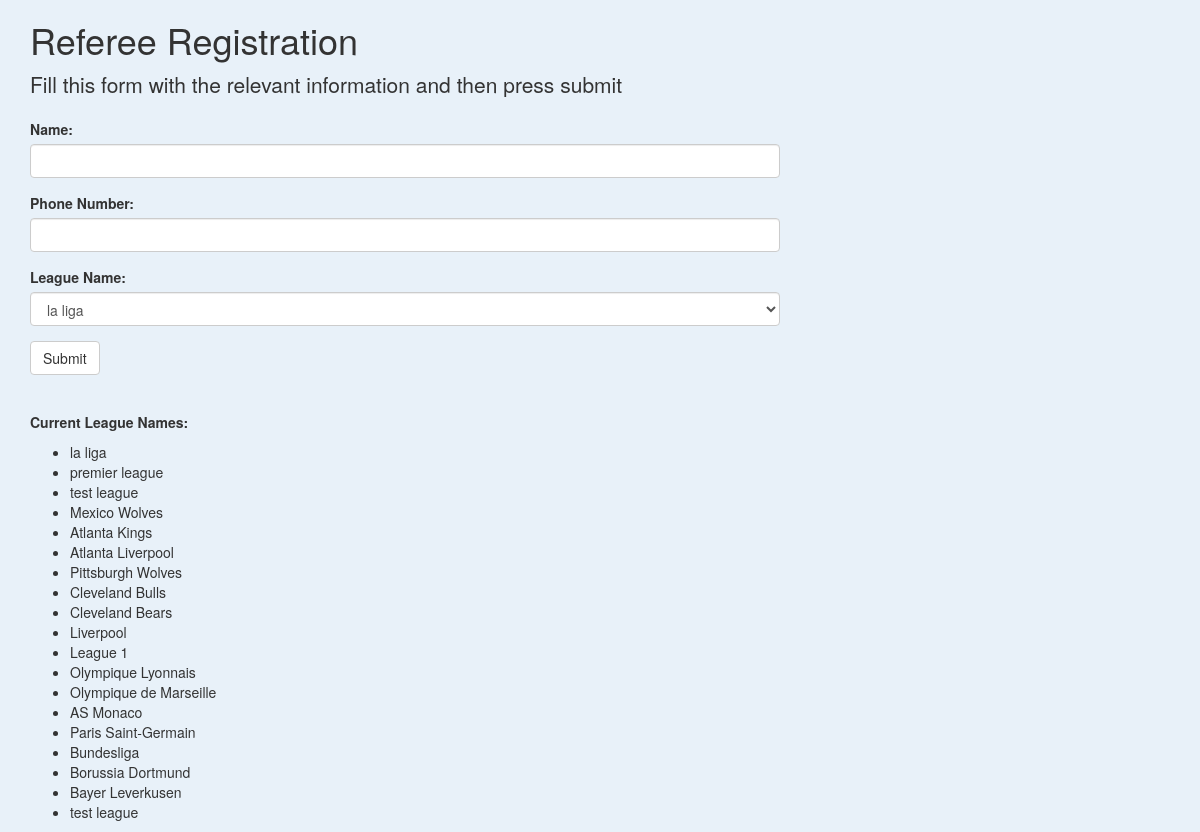
Screenshot of /referee with the database file from the repository.
### tables this page shows
CREATE TABLE League (
    l_sportsname    varchar(25),
    l_name          varchar(50),
    l_numteams      unsigned int,
    l_leaguekey     unsigned int
);

### main.py (the view, shortened to what this page needs)
@app.route('/referee', methods=['GET', 'POST'])
def referee():
    class RefForm(FlaskForm):
        query = '''select l_name from league'''
        conn = sqlite3.connect(database)
        result = conn.execute(query)
        leagueNames = []
        for row in result:
            leagueNames.append(row[0])
        name = StringField('Name:', validators=[DataRequired()])
        phonenumber = StringField('Phone Number:', validators=[DataRequired()])
        league = SelectField('League Name:', choices = leagueNames)
        submit = SubmitField('Submit')
    conn = sqlite3.connect(database)
    cursor = conn.cursor()
    form = RefForm()
    message = ""
    leagueNames = []
    leagueQuery = '''SELECT l_name from league'''.format(form.league.data)
    result = conn.execute(leagueQuery)
    for row in result:
        leagueNames.append(row[0])
    conn.close()
    return render_template('referee.html', form=form, message=message, leagueNames=leagueNames)

### main.py
    class RefForm(FlaskForm):
        query = '''select l_name from league'''
        conn = sqlite3.connect(database)
        result = conn.execute(query)
        leagueNames = []
        for row in result:
            leagueNames.append(row[0])
        name = StringField('Name:', validators=[DataRequired()])
        phonenumber = StringField('Phone Number:', validators=[DataRequired()])
        league = SelectField('League Name:', choices = leagueNames)
        submit = SubmitField('Submit')

### templates/referee.html (shortened to what this page needs)
{% extends 'bootstrap/base.html' %}
{% import "bootstrap/wtf.html" as wtf %}
{% block styles %}
{{ super() }}
{% endblock %}
{% block content %}
<div class="container">
  <div class="row">
    <div class="col-md-10 col-lg-8 mx-lg-auto mx-md-auto">
      <h1 class="pt-5 pb-2">Referee Registration</h1>
      <p class="lead">Fill this form with the relevant information and then press submit</p>
      {{ wtf.quick_form(form) }}
      <p class="pt-5" style="margin-top:5%;"><strong>Current League Names: </strong></p>
      <ul>
        {% for name in leagueNames %}
        <li>{{name}}</li>
        {% endfor %}
        </ul>
    </div>
  </div>
</div>
{% endblock %}

### templates/referee.html (style rules this page uses)
body { background: #e8f1f9; }

### rows the page displays
League: l_name "la liga"
League: l_name "premier league"
League: l_name "test league"
League: l_name "Mexico Wolves"
League: l_name "Atlanta Kings"
League: l_name "Atlanta Liverpool"
League: l_name "Pittsburgh Wolves"
League: l_name "Cleveland Bulls"
League: l_name "Cleveland Bears"
League: l_name "Liverpool"
League: l_name "League 1"
League: l_name "Olympique Lyonnais"
League: l_name "Olympique de Marseille"
League: l_name "AS Monaco"
League: l_name "Paris Saint-Germain"
League: l_name "Bundesliga"
League: l_name "Borussia Dortmund"
League: l_name "Bayer Leverkusen"
League: l_name "test league"
